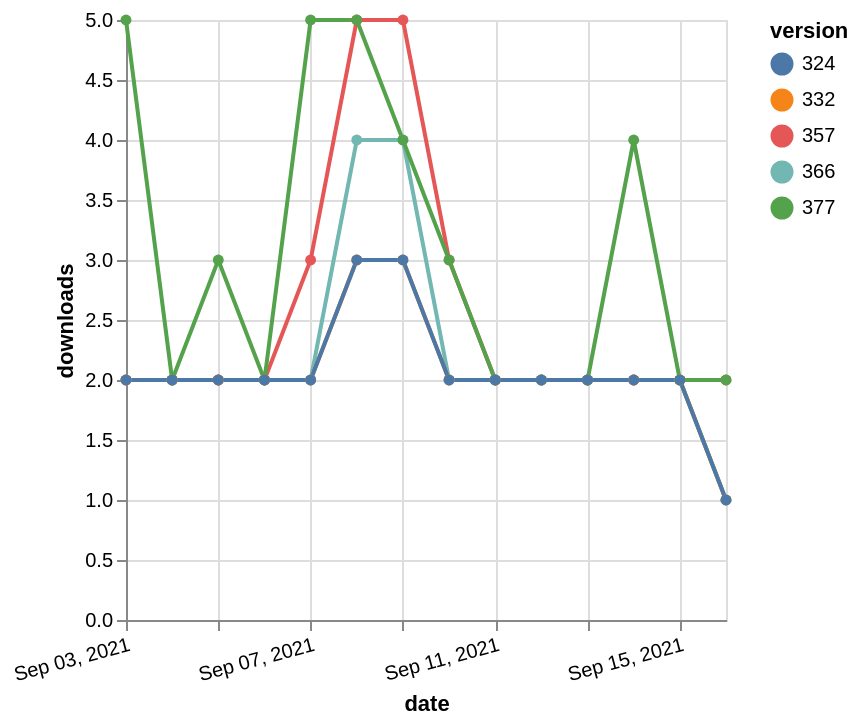

The specification (Vega-Lite) saved for this image:
### Vega-Lite specification from a JSON file in a GitHub repository (floating-point values rounded to 4 significant figures)
{"$schema": "https://vega.github.io/schema/vega-lite/v5.json", "description": "A simple bar chart with embedded data.", "data": {"values": [{"date": "2021-09-03", "total": 2521, "delta": 2, "version": "366"}, {"date": "2021-09-04", "total": 2523, "delta": 2, "version": "366"}, {"date": "2021-09-05", "total": 2525, "delta": 2, "version": "366"}, {"date": "2021-09-06", "total": 2527, "delta": 2, "version": "366"}, {"date": "2021-09-07", "total": 2529, "delta": 2, "version": "366"}, {"date": "2021-09-08", "total": 2533, "delta": 4, "version": "366"}, {"date": "2021-09-09", "total": 2537, "delta": 4, "version": "366"}, {"date": "2021-09-10", "total": 2539, "delta": 2, "version": "366"}, {"date": "2021-09-11", "total": 2541, "delta": 2, "version": "366"}, {"date": "2021-09-12", "total": 2543, "delta": 2, "version": "366"}, {"date": "2021-09-13", "total": 2545, "delta": 2, "version": "366"}, {"date": "2021-09-14", "total": 2547, "delta": 2, "version": "366"}, {"date": "2021-09-15", "total": 2549, "delta": 2, "version": "366"}, {"date": "2021-09-16", "total": 2550, "delta": 1, "version": "366"}, {"date": "2021-09-03", "total": 3036, "delta": 2, "version": "357"}, {"date": "2021-09-04", "total": 3038, "delta": 2, "version": "357"}, {"date": "2021-09-05", "total": 3040, "delta": 2, "version": "357"}, {"date": "2021-09-06", "total": 3042, "delta": 2, "version": "357"}, {"date": "2021-09-07", "total": 3045, "delta": 3, "version": "357"}, {"date": "2021-09-08", "total": 3050, "delta": 5, "version": "357"}, {"date": "2021-09-09", "total": 3055, "delta": 5, "version": "357"}, {"date": "2021-09-10", "total": 3058, "delta": 3, "version": "357"}, {"date": "2021-09-11", "total": 3060, "delta": 2, "version": "357"}, {"date": "2021-09-12", "total": 3062, "delta": 2, "version": "357"}, {"date": "2021-09-13", "total": 3064, "delta": 2, "version": "357"}, {"date": "2021-09-14", "total": 3066, "delta": 2, "version": "357"}, {"date": "2021-09-15", "total": 3068, "delta": 2, "version": "357"}, {"date": "2021-09-16", "total": 3070, "delta": 2, "version": "357"}, {"date": "2021-09-03", "total": 2793, "delta": 2, "version": "332"}, {"date": "2021-09-04", "total": 2795, "delta": 2, "version": "332"}, {"date": "2021-09-05", "total": 2797, "delta": 2, "version": "332"}, {"date": "2021-09-06", "total": 2799, "delta": 2, "version": "332"}, {"date": "2021-09-07", "total": 2801, "delta": 2, "version": "332"}, {"date": "2021-09-08", "total": 2804, "delta": 3, "version": "332"}, {"date": "2021-09-09", "total": 2807, "delta": 3, "version": "332"}, {"date": "2021-09-10", "total": 2809, "delta": 2, "version": "332"}, {"date": "2021-09-11", "total": 2811, "delta": 2, "version": "332"}, {"date": "2021-09-12", "total": 2813, "delta": 2, "version": "332"}, {"date": "2021-09-13", "total": 2815, "delta": 2, "version": "332"}, {"date": "2021-09-14", "total": 2817, "delta": 2, "version": "332"}, {"date": "2021-09-15", "total": 2819, "delta": 2, "version": "332"}, {"date": "2021-09-16", "total": 2820, "delta": 1, "version": "332"}, {"date": "2021-09-03", "total": 2449, "delta": 5, "version": "377"}, {"date": "2021-09-04", "total": 2451, "delta": 2, "version": "377"}, {"date": "2021-09-05", "total": 2454, "delta": 3, "version": "377"}, {"date": "2021-09-06", "total": 2456, "delta": 2, "version": "377"}, {"date": "2021-09-07", "total": 2461, "delta": 5, "version": "377"}, {"date": "2021-09-08", "total": 2466, "delta": 5, "version": "377"}, {"date": "2021-09-09", "total": 2470, "delta": 4, "version": "377"}, {"date": "2021-09-10", "total": 2473, "delta": 3, "version": "377"}, {"date": "2021-09-11", "total": 2475, "delta": 2, "version": "377"}, {"date": "2021-09-12", "total": 2477, "delta": 2, "version": "377"}, {"date": "2021-09-13", "total": 2479, "delta": 2, "version": "377"}, {"date": "2021-09-14", "total": 2483, "delta": 4, "version": "377"}, {"date": "2021-09-15", "total": 2485, "delta": 2, "version": "377"}, {"date": "2021-09-16", "total": 2487, "delta": 2, "version": "377"}, {"date": "2021-09-03", "total": 2566, "delta": 2, "version": "324"}, {"date": "2021-09-04", "total": 2568, "delta": 2, "version": "324"}, {"date": "2021-09-05", "total": 2570, "delta": 2, "version": "324"}, {"date": "2021-09-06", "total": 2572, "delta": 2, "version": "324"}, {"date": "2021-09-07", "total": 2574, "delta": 2, "version": "324"}, {"date": "2021-09-08", "total": 2577, "delta": 3, "version": "324"}, {"date": "2021-09-09", "total": 2580, "delta": 3, "version": "324"}, {"date": "2021-09-10", "total": 2582, "delta": 2, "version": "324"}, {"date": "2021-09-11", "total": 2584, "delta": 2, "version": "324"}, {"date": "2021-09-12", "total": 2586, "delta": 2, "version": "324"}, {"date": "2021-09-13", "total": 2588, "delta": 2, "version": "324"}, {"date": "2021-09-14", "total": 2590, "delta": 2, "version": "324"}, {"date": "2021-09-15", "total": 2592, "delta": 2, "version": "324"}, {"date": "2021-09-16", "total": 2593, "delta": 1, "version": "324"}]}, "width": "container", "mark": {"type": "line", "point": {"filled": true}}, "encoding": {"x": {"field": "date", "type": "temporal", "timeUnit": "yearmonthdate", "title": "date", "axis": {"labelAngle": -15}}, "y": {"field": "delta", "type": "quantitative", "title": "downloads"}, "color": {"field": "version", "type": "nominal"}, "tooltip": {"field": "delta"}}}
